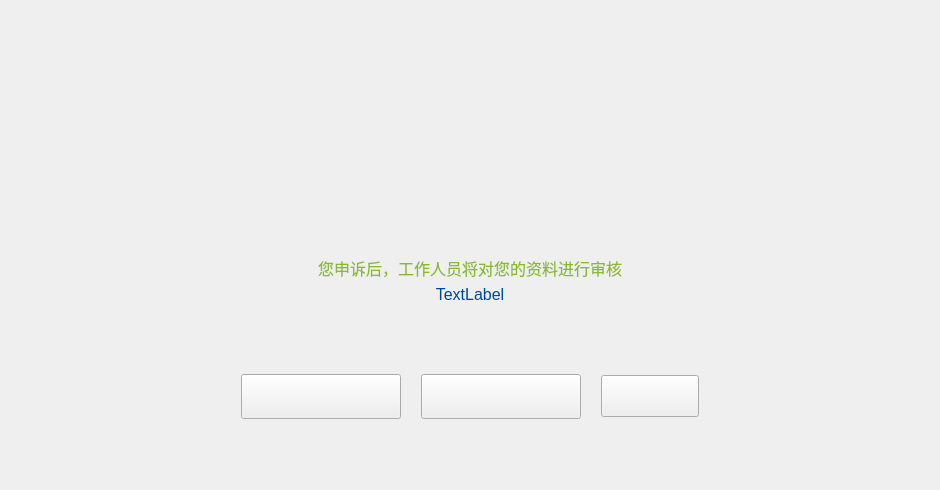
<?xml version="1.0" encoding="UTF-8"?>
<ui version="4.0">
 <class>RecogResultPage</class>
 <widget class="QWidget" name="RecogResultPage">
  <property name="geometry">
   <rect>
    <x>0</x>
    <y>0</y>
    <width>940</width>
    <height>490</height>
   </rect>
  </property>
  <property name="windowTitle">
   <string>RecogResultPage</string>
  </property>
  <property name="styleSheet">
   <string notr="true">QLabel{
font-family:&quot;微软雅黑&quot;;
font-size:16px;
color:#00469c;
}
#lbl_picture{
	border-image: url(:/MBRClient/Resources/image/rzcg.png);
}
#lbl_prompt{
font-size:25;
color:#8aba2a;
}
#btn_quitOrCancel{
	border-image: url(:/MBRClient/Resources/image/gather/quite.png);
}
#btn_quitOrCancel:hover{
	border-image: url(:/MBRClient/Resources/image/gather/quite_hover.png);
}
#btn_rerecog{
	border-image: url(:/MBRClient/Resources/image/gather/rcgagin.png);
}
#btn_rerecog:hover{
	border-image: url(:/MBRClient/Resources/image/gather/rcgagin_hover.png);
}
#btn_rerecog:disabled{
	border-image: url(:/MBRClient/Resources/image/gather/rcgagin_disabled.png);
}
#btn_appeal{
	border-image: url(:/MBRClient/Resources/image/gather/shengsu.png);
}
#btn_appeal:hover{
	border-image: url(:/MBRClient/Resources/image/gather/shengsu_hover.png);
}
#btn_appeal:disabled{
	border-image: url(:/MBRClient/Resources/image/gather/shengsu_disabled.png);
}</string>
  </property>
  <layout class="QVBoxLayout" name="verticalLayout">
   <property name="spacing">
    <number>0</number>
   </property>
   <property name="leftMargin">
    <number>0</number>
   </property>
   <property name="topMargin">
    <number>0</number>
   </property>
   <property name="rightMargin">
    <number>0</number>
   </property>
   <property name="bottomMargin">
    <number>0</number>
   </property>
   <item>
    <spacer name="verticalSpacer">
     <property name="orientation">
      <enum>Qt::Vertical</enum>
     </property>
     <property name="sizeHint" stdset="0">
      <size>
       <width>20</width>
       <height>67</height>
      </size>
     </property>
    </spacer>
   </item>
   <item>
    <layout class="QHBoxLayout" name="horizontalLayout">
     <item>
      <spacer name="horizontalSpacer">
       <property name="orientation">
        <enum>Qt::Horizontal</enum>
       </property>
       <property name="sizeHint" stdset="0">
        <size>
         <width>40</width>
         <height>20</height>
        </size>
       </property>
      </spacer>
     </item>
     <item>
      <widget class="QLabel" name="lbl_picture">
       <property name="minimumSize">
        <size>
         <width>160</width>
         <height>160</height>
        </size>
       </property>
       <property name="maximumSize">
        <size>
         <width>160</width>
         <height>160</height>
        </size>
       </property>
       <property name="text">
        <string/>
       </property>
      </widget>
     </item>
     <item>
      <spacer name="horizontalSpacer_2">
       <property name="orientation">
        <enum>Qt::Horizontal</enum>
       </property>
       <property name="sizeHint" stdset="0">
        <size>
         <width>40</width>
         <height>20</height>
        </size>
       </property>
      </spacer>
     </item>
    </layout>
   </item>
   <item>
    <spacer name="verticalSpacer_3">
     <property name="orientation">
      <enum>Qt::Vertical</enum>
     </property>
     <property name="sizeType">
      <enum>QSizePolicy::Fixed</enum>
     </property>
     <property name="sizeHint" stdset="0">
      <size>
       <width>20</width>
       <height>25</height>
      </size>
     </property>
    </spacer>
   </item>
   <item>
    <widget class="QLabel" name="lbl_prompt">
     <property name="text">
      <string>您申诉后，工作人员将对您的资料进行审核</string>
     </property>
     <property name="alignment">
      <set>Qt::AlignCenter</set>
     </property>
    </widget>
   </item>
   <item>
    <spacer name="verticalSpacer_4">
     <property name="orientation">
      <enum>Qt::Vertical</enum>
     </property>
     <property name="sizeType">
      <enum>QSizePolicy::Fixed</enum>
     </property>
     <property name="sizeHint" stdset="0">
      <size>
       <width>20</width>
       <height>5</height>
      </size>
     </property>
    </spacer>
   </item>
   <item>
    <widget class="QLabel" name="lbl_appealPrompt">
     <property name="text">
      <string>TextLabel</string>
     </property>
     <property name="alignment">
      <set>Qt::AlignCenter</set>
     </property>
    </widget>
   </item>
   <item>
    <spacer name="verticalSpacer_5">
     <property name="orientation">
      <enum>Qt::Vertical</enum>
     </property>
     <property name="sizeHint" stdset="0">
      <size>
       <width>20</width>
       <height>40</height>
      </size>
     </property>
    </spacer>
   </item>
   <item>
    <layout class="QHBoxLayout" name="horizontalLayout_2">
     <property name="spacing">
      <number>20</number>
     </property>
     <item>
      <spacer name="horizontalSpacer_3">
       <property name="orientation">
        <enum>Qt::Horizontal</enum>
       </property>
       <property name="sizeHint" stdset="0">
        <size>
         <width>40</width>
         <height>20</height>
        </size>
       </property>
      </spacer>
     </item>
     <item>
      <widget class="QPushButton" name="btn_rerecog">
       <property name="minimumSize">
        <size>
         <width>160</width>
         <height>45</height>
        </size>
       </property>
       <property name="maximumSize">
        <size>
         <width>160</width>
         <height>45</height>
        </size>
       </property>
       <property name="text">
        <string/>
       </property>
      </widget>
     </item>
     <item>
      <widget class="QPushButton" name="btn_appeal">
       <property name="minimumSize">
        <size>
         <width>160</width>
         <height>45</height>
        </size>
       </property>
       <property name="maximumSize">
        <size>
         <width>160</width>
         <height>45</height>
        </size>
       </property>
       <property name="text">
        <string/>
       </property>
      </widget>
     </item>
     <item>
      <widget class="QPushButton" name="btn_quitOrCancel">
       <property name="minimumSize">
        <size>
         <width>98</width>
         <height>42</height>
        </size>
       </property>
       <property name="maximumSize">
        <size>
         <width>98</width>
         <height>42</height>
        </size>
       </property>
       <property name="text">
        <string/>
       </property>
      </widget>
     </item>
     <item>
      <spacer name="horizontalSpacer_4">
       <property name="orientation">
        <enum>Qt::Horizontal</enum>
       </property>
       <property name="sizeHint" stdset="0">
        <size>
         <width>40</width>
         <height>20</height>
        </size>
       </property>
      </spacer>
     </item>
    </layout>
   </item>
   <item>
    <spacer name="verticalSpacer_2">
     <property name="orientation">
      <enum>Qt::Vertical</enum>
     </property>
     <property name="sizeHint" stdset="0">
      <size>
       <width>20</width>
       <height>67</height>
      </size>
     </property>
    </spacer>
   </item>
  </layout>
 </widget>
 <layoutdefault spacing="6" margin="11"/>
 <resources>
  <include location="MBRClient.qrc"/>
 </resources>
 <connections/>
</ui>
